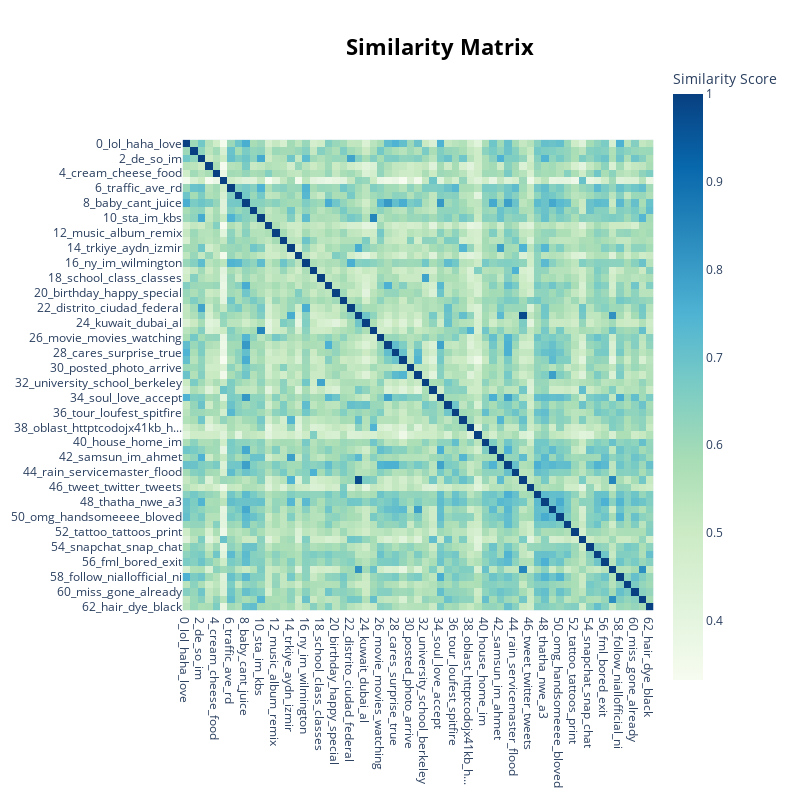

The notebook cell this image was saved under:
### Code cell
model.visualize_heatmap()

### Figure 1 — Plotly figure (JSON) as saved in the notebook; plotly's stock layout.template omitted (floating-point values rounded to 4 significant figures; data arrays with more than 128 entries replaced by an {"elided": "..."} marker saying what was removed)
{"data": [{"coloraxis": "coloraxis", "hovertemplate": "x: %{x}<br>y: %{y}<br>Similarity Score: %{z}<extra></extra>", "name": "0", "type": "heatmap", "x": ["0_lol_haha_love", "1_job_hiring_jobs", "2_de_so_im", "3_sleep_night_wake", "4_cream_cheese_food", "5_kuala_lumpur_selangor", "6_traffic_ave_rd", "7_dallas_cavs_lets", "8_baby_cant_juice", "9_photooftheday_blue_fashion", "10_sta_im_kbs", "11_drinking_wine_drink", "12_music_album_remix", "13_beach_posted_photo", "14_trkiye_aydn_izmir", "15_friday_day_weekend", "16_ny_im_wilmington", "17_wind_humidity_mph", "18_school_class_classes", "19_pain_head_hurts", "20_birthday_happy_special", "21_trndnl_trends_20", "22_distrito_ciudad_federal", "23_istanbul_trkiye_ankara", "24_kuwait_dubai_al", "25_yokohama_sta_im", "26_movie_movies_watching", "27_feeling_feel_hungry", "28_cares_surprise_true", "29_bitch_bitches_stupid", "30_posted_photo_arrive", "31_nigga_niggas_hoes", "32_university_school_berkeley", "33_bangkok_wan_pathum", "34_soul_love_accept", "35_paris_italy_brussels", "36_tour_loufest_spitfire", "37_yusup_gurun_pempek", "38_oblast_httptcodojx41kb_h...", "39_nhumidity_ntemperature_n...", "40_house_home_im", "41_talk_need_talking", "42_samsun_im_ahmet", "43_things_matter_best", "44_rain_servicemaster_flood", "45_istanbul_trkiye_ankara", "46_tweet_twitter_tweets", "47_time_late_prevalence", "48_thatha_nwe_a3", "49_nigga_saying_goat", "50_omg_handsomeeee_bloved", "51_mom_mother_mum", "52_tattoo_tattoos_print", "53_city_manila_philippines", "54_snapchat_snap_chat", "55_car_black_whip", "56_fml_bored_exit", "57_istanbul_cafe_trkiye", "58_follow_niallofficial_ni", "59_ntwitter_phone_top3apps", "60_miss_gone_already", "61_cafe_pub_caf", "62_hair_dye_black"], "xaxis": "x", "y": ["0_lol_haha_love", "1_job_hiring_jobs", "2_de_so_im", "3_sleep_night_wake", "4_cream_cheese_food", "5_kuala_lumpur_selangor", "6_traffic_ave_rd", "7_dallas_cavs_lets", "8_baby_cant_juice", "9_photooftheday_blue_fashion", "10_sta_im_kbs", "11_drinking_wine_drink", "12_music_album_remix", "13_beach_posted_photo", "14_trkiye_aydn_izmir", "15_friday_day_weekend", "16_ny_im_wilmington", "17_wind_humidity_mph", "18_school_class_classes", "19_pain_head_hurts", "20_birthday_happy_special", "21_trndnl_trends_20", "22_distrito_ciudad_federal", "23_istanbul_trkiye_ankara", "24_kuwait_dubai_al", "25_yokohama_sta_im", "26_movie_movies_watching", "27_feeling_feel_hungry", "28_cares_surprise_true", "29_bitch_bitches_stupid", "30_posted_photo_arrive", "31_nigga_niggas_hoes", "32_university_school_berkeley", "33_bangkok_wan_pathum", "34_soul_love_accept", "35_paris_italy_brussels", "36_tour_loufest_spitfire", "37_yusup_gurun_pempek", "38_oblast_httptcodojx41kb_h...", "39_nhumidity_ntemperature_n...", "40_house_home_im", "41_talk_need_talking", "42_samsun_im_ahmet", "43_things_matter_best", "44_rain_servicemaster_flood", "45_istanbul_trkiye_ankara", "46_tweet_twitter_tweets", "47_time_late_prevalence", "48_thatha_nwe_a3", "49_nigga_saying_goat", "50_omg_handsomeeee_bloved", "51_mom_mother_mum", "52_tattoo_tattoos_print", "53_city_manila_philippines", "54_snapchat_snap_chat", "55_car_black_whip", "56_fml_bored_exit", "57_istanbul_cafe_trkiye", "58_follow_niallofficial_ni", "59_ntwitter_phone_top3apps", "60_miss_gone_already", "61_cafe_pub_caf", "62_hair_dye_black"], "yaxis": "y", "z": {"elided": "63x63 float values"}}], "layout": {"coloraxis": {"colorbar": {"title": {"text": "Similarity Score"}}, "colorscale": [[0, "rgb(247,252,240)"], [0.125, "rgb(224,243,219)"], [0.25, "rgb(204,235,197)"], [0.375, "rgb(168,221,181)"], [0.5, "rgb(123,204,196)"], [0.625, "rgb(78,179,211)"], [0.75, "rgb(43,140,190)"], [0.875, "rgb(8,104,172)"], [1, "rgb(8,64,129)"]]}, "height": 800, "hoverlabel": {"bgcolor": "white", "font": {"family": "Rockwell", "size": 16}}, "legend": {"title": {"text": "Trend"}}, "margin": {"t": 60}, "showlegend": true, "title": {"font": {"color": "Black", "size": 22}, "text": "<b>Similarity Matrix</b>", "x": 0.55, "xanchor": "center", "y": 0.95, "yanchor": "top"}, "width": 800, "xaxis": {"anchor": "y", "constrain": "domain", "domain": [0, 1], "scaleanchor": "y"}, "yaxis": {"anchor": "x", "autorange": "reversed", "constrain": "domain", "domain": [0, 1]}}}
